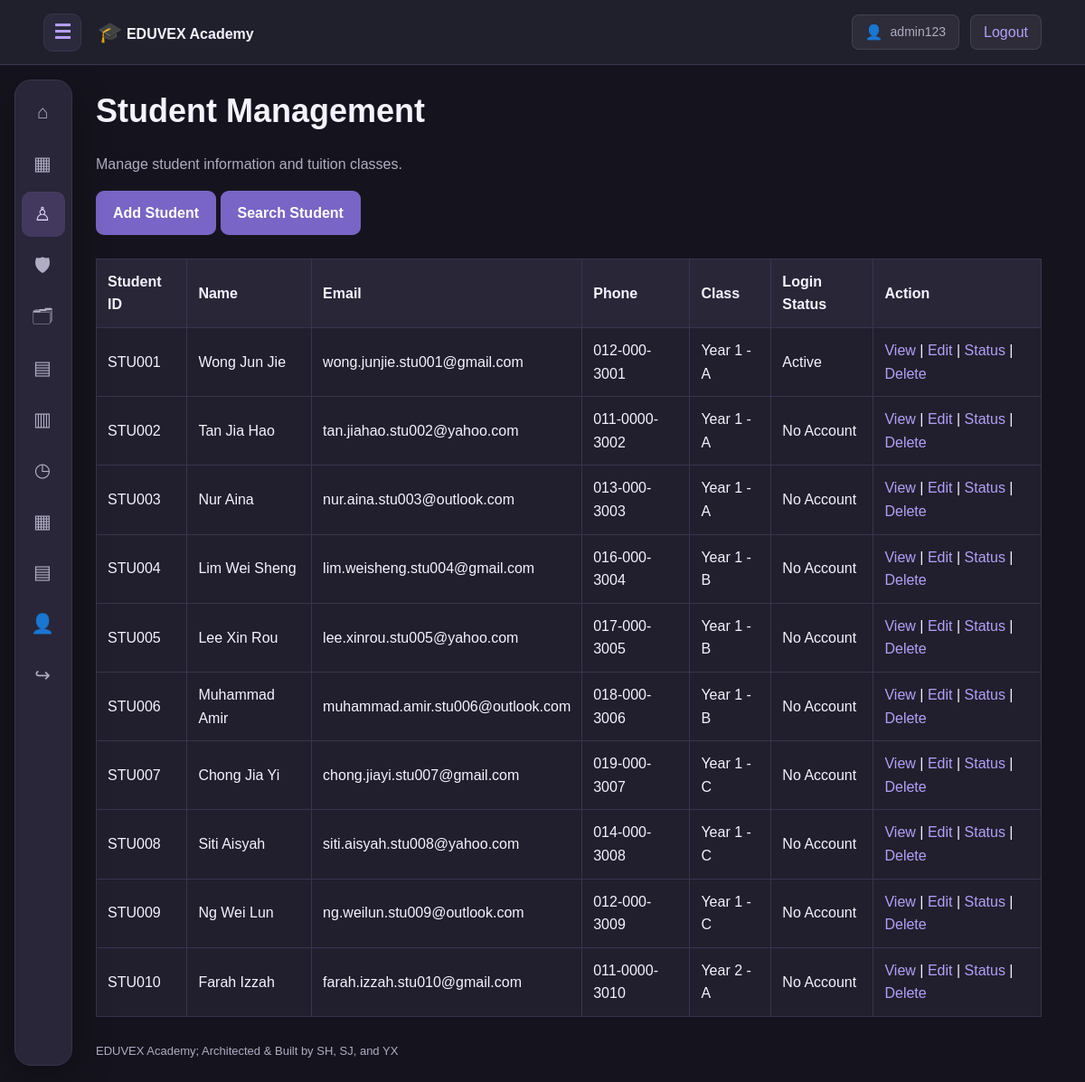
The app's page /student_management/index.php (signed in) with its own data.
### tables this page shows
CREATE TABLE IF NOT EXISTS students (
    student_id VARCHAR(12) PRIMARY KEY,
    student_name VARCHAR(120) NOT NULL,
    student_email VARCHAR(180) UNIQUE,
    student_phone_number VARCHAR(30),
    student_class VARCHAR(12)
);

CREATE TABLE IF NOT EXISTS classes (
    class_id VARCHAR(12) PRIMARY KEY,
    grade_level VARCHAR(60),
    section VARCHAR(30),
    academic_year SMALLINT,
    class_teacher_id VARCHAR(12)
);

### includes/functions.php (called while the page is built, shortened)
<?php
function h(mixed $value): string {
    return htmlspecialchars(
        (string)($value ?? ''),
        ENT_QUOTES | ENT_SUBSTITUTE,
        'UTF-8'
    );
}
function url(string $path = ''): string {
    return BASE_URL . '/' . ltrim($path, '/');
}
function me(): array {
    return [
        'id' => $_SESSION['user_id'] ?? null,
        'username' => $_SESSION['username'] ?? '',
        'role' => $_SESSION['role'] ?? ''
    ];
}

### student_management/index.php (the view, shortened to what this page needs)
<?php
require_once __DIR__ . '/../config/database.php';
$stmt = $pdo->query("
    SELECT s.*,
           c.grade_level,
           c.section,
           u.is_active AS account_active
    FROM students s
    LEFT JOIN classes c ON s.student_class = c.class_id
    LEFT JOIN user_accounts u ON u.student_id = s.student_id
    ORDER BY s.student_id
");
$students = $stmt->fetchAll();
require __DIR__ . '/../includes/header.php';
?>
<h1>Student Management</h1>
<p>Manage student information and tuition classes.</p>
<?php if (me()['role'] === 'admin'): ?>
    <a class="button"
       href="<?= h(url('student_management/add_student.php')) ?>">
        Add Student
    </a>
<?php endif; ?>
<a class="button"
   href="<?= h(url('student_management/search_student.php')) ?>">
    Search Student
</a>
<br><br>
<div class="table-wrap">
<table>
    <thead>
        <tr>
            <th>Student ID</th>
            <th>Name</th>
            <th>Email</th>
            <th>Phone</th>
            <th>Class</th>
            <th>Login Status</th>
            <th>Action</th>
        </tr>
    </thead>
    <tbody>
    <?php foreach ($students as $student): ?>
        <tr>
            <td><?= h($student['student_id']) ?></td>
            <td><?= h($student['student_name']) ?></td>
            <td><?= h($student['student_email']) ?></td>
            <td><?= h($student['student_phone_number']) ?></td>
            <td>
                <?php
                if (!empty($student['grade_level'])) {
                    echo h($student['grade_level'] . ' - ' . $student['section']);
                } else {
                    echo 'Not Assigned';
                }
                ?>
            </td>
            <td>
                <?php
                if ($student['account_active'] === null) {
                    echo 'No Account';
                } elseif ($student['account_active']) {
                    echo 'Active';
                } else {
                    echo 'Inactive';
                }
                ?>
            </td>
            <td>
                <a href="<?= h(url(
                    'student_management/view_student.php?id=' .
                    urlencode($student['student_id'])
                )) ?>">View</a>
                <?php if (me()['role'] === 'admin'): ?>
                    |
                    <a href="<?= h(url(
                        'student_management/edit_student.php?id=' .
                        urlencode($student['student_id'])
                    )) ?>">Edit</a>
                    |
                    <a href="<?= h(url(
                        'student_management/student_status.php?id=' .
                        urlencode($student['student_id'])
                    )) ?>">Status</a>
                    |
                    <a href="<?= h(url(
                        'student_management/delete_student.php?id=' .
                        urlencode($student['student_id'])
                    )) ?>">Delete</a>
                <?php endif; ?>
            </td>
        </tr>
    <?php endforeach; ?>
    </tbody>
</table>
</div>
<?php require __DIR__ . '/../includes/footer.php'; ?>

### assets/css/style.css (style rules this page uses)
:root { color-scheme: dark; --bg: #15141E; --surface: #211F2D; --surface2: #292638; --line: #39344E; --accent: #B4A0F7; --accent-dark: #7965C5; --text: #F5F3FF; --muted: #B0ACC3; --nav-width: 64px; --header-height: 72px; }
* { box-sizing: border-box; }
html { scroll-behavior: smooth; scroll-padding-top: 90px; }
body { margin: 0; background: var(--bg); color: var(--text); font-family: Arial, Helvetica, sans-serif; font-size: 16px; line-height: 1.6; }
a { color: var(--accent); text-decoration: none; }
h1, h2, h3 { line-height: 1.25; }
h1 { font-size: clamp(28px, 3vw, 40px); }
p { color: var(--muted); }
button, .button { display: inline-block; padding: 11px 18px; border: 1px solid transparent; border-radius: 9px; background: var(--accent-dark); color: #FFFFFF; font-weight: 600; text-decoration: none; }
.table-wrap { overflow-x: auto; }
table { width: 100%; border-collapse: collapse; background: var(--surface); }
th, td { padding: 12px; border: 1px solid var(--line); text-align: left; }
th { background: var(--surface2); }

### records on screen
students: student_id "STU001", student_name "Wong Jun Jie", student_email "wong.junjie.stu001@gmail.com", student_phone_number "012-000-3001", classes.grade_level+section "Year 1 - A", shows "Active"
students: student_id "STU002", student_name "Tan Jia Hao", student_email "tan.jiahao.stu002@yahoo.com", student_phone_number "011-0000-3002", classes.grade_level+section "Year 1 - A", shows "No Account"
students: student_id "STU003", student_name "Nur Aina", student_email "nur.aina.stu003@outlook.com", student_phone_number "013-000-3003", classes.grade_level+section "Year 1 - A", shows "No Account"
students: student_id "STU004", student_name "Lim Wei Sheng", student_email "lim.weisheng.stu004@gmail.com", student_phone_number "016-000-3004", classes.grade_level+section "Year 1 - B", shows "No Account"
students: student_id "STU005", student_name "Lee Xin Rou", student_email "lee.xinrou.stu005@yahoo.com", student_phone_number "017-000-3005", classes.grade_level+section "Year 1 - B", shows "No Account"
students: student_id "STU006", student_name "Muhammad Amir", student_email "muhammad.amir.stu006@outlook.com", student_phone_number "018-000-3006", classes.grade_level+section "Year 1 - B", shows "No Account"
students: student_id "STU007", student_name "Chong Jia Yi", student_email "chong.jiayi.stu007@gmail.com", student_phone_number "019-000-3007", classes.grade_level+section "Year 1 - C", shows "No Account"
students: student_id "STU008", student_name "Siti Aisyah", student_email "siti.aisyah.stu008@yahoo.com", student_phone_number "014-000-3008", classes.grade_level+section "Year 1 - C", shows "No Account"
students: student_id "STU009", student_name "Ng Wei Lun", student_email "ng.weilun.stu009@outlook.com", student_phone_number "012-000-3009", classes.grade_level+section "Year 1 - C", shows "No Account"
students: student_id "STU010", student_name "Farah Izzah", student_email "farah.izzah.stu010@gmail.com", student_phone_number "011-0000-3010", classes.grade_level+section "Year 2 - A", shows "No Account"

### other values on screen
$account['username'] "admin123"
$symbol "⌂"
$symbol "▦"
$symbol "♙"
$symbol "🛡"
$symbol "🗂"
$symbol "▤"
$symbol "▥"
$symbol "◷"
$symbol "👤"
$symbol "↪"
